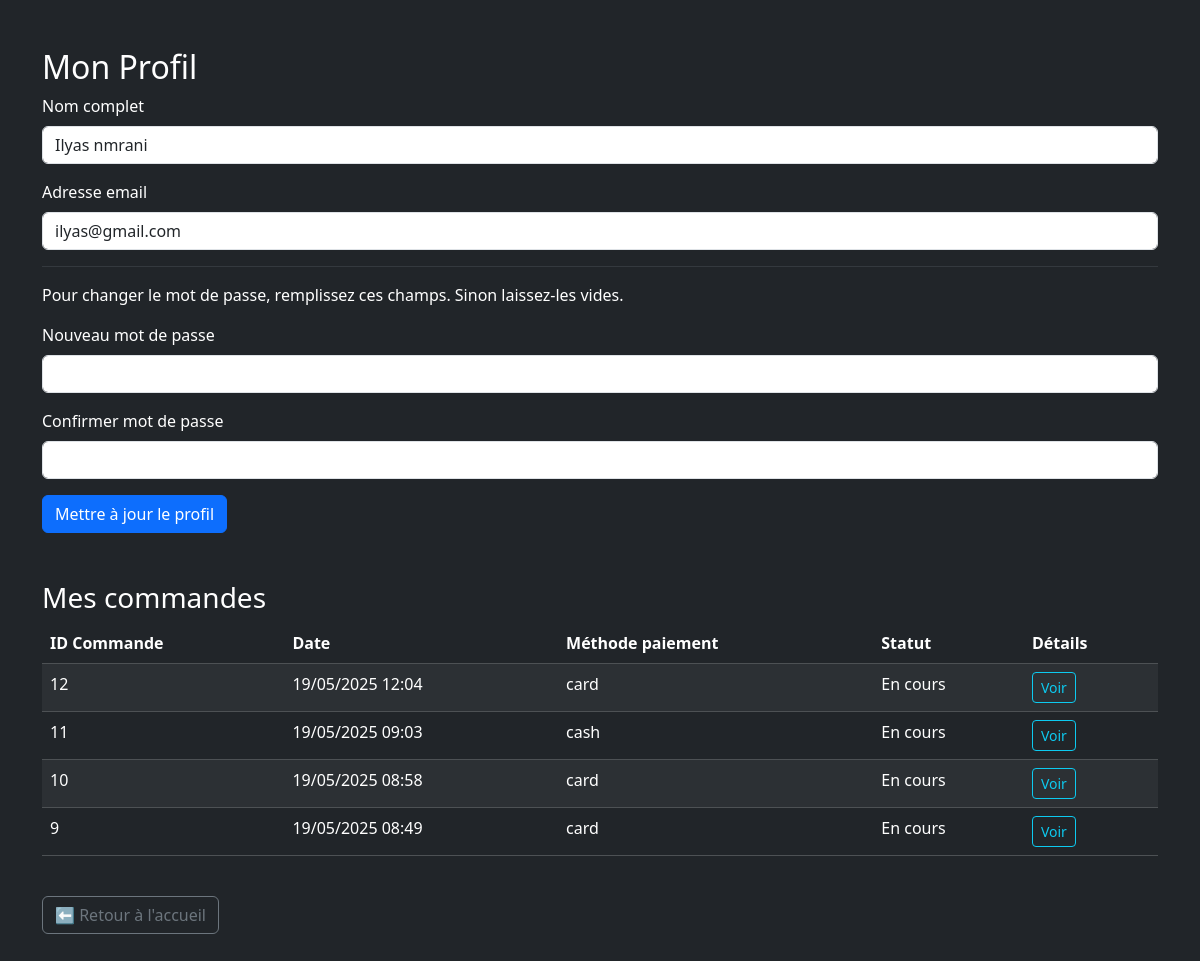
Before: /profil.php (signed in) with the older database file.
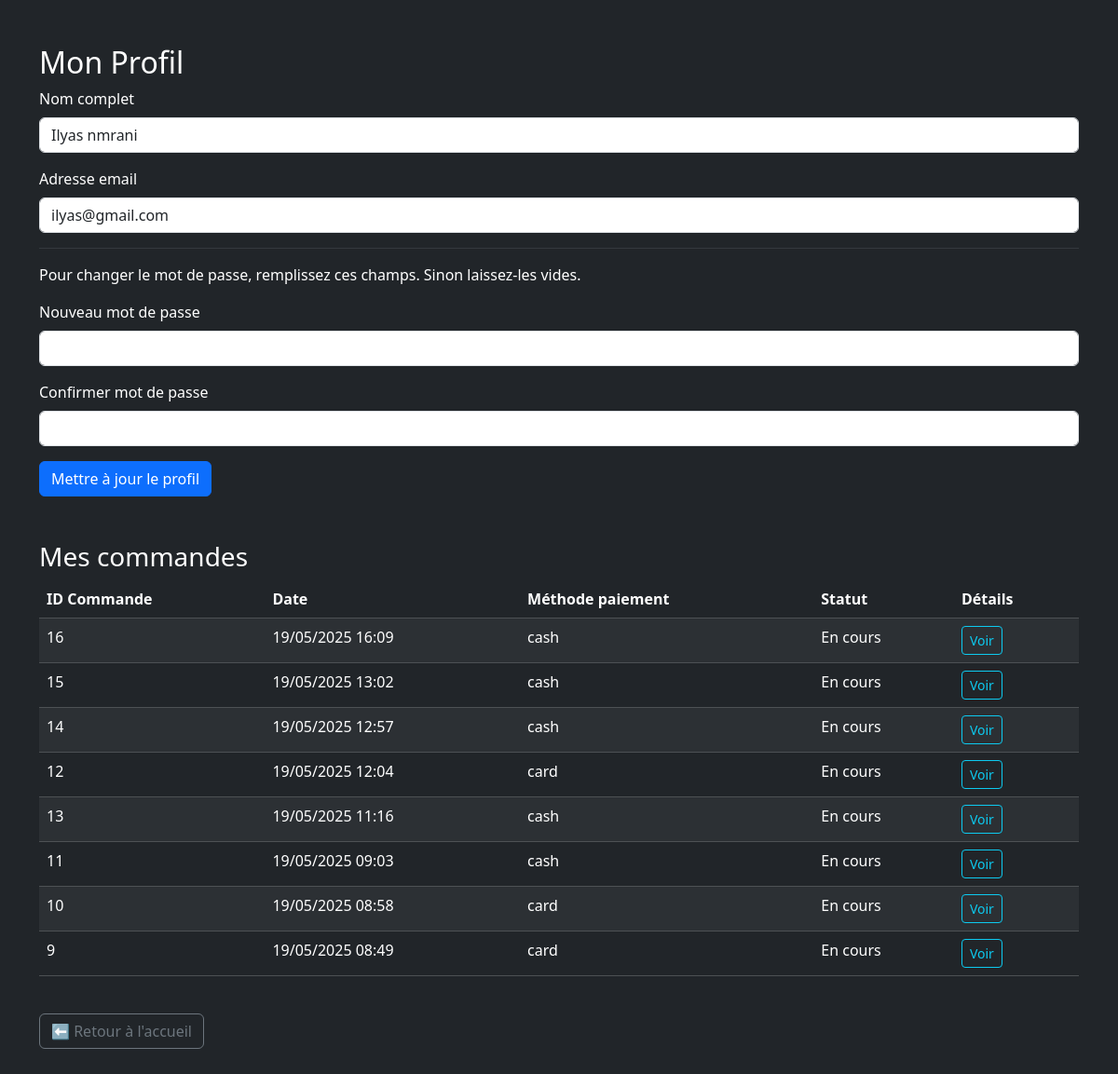
After: the same page with the newer database file.
### tables this page shows
CREATE TABLE `orders` (
  `id` int(11) NOT NULL,
  `user_id` int(11) NOT NULL,
  `payment_method` varchar(20) DEFAULT NULL,
  `created_at` datetime DEFAULT NULL
);

### profil.php (the view, shortened to what this page needs)
<?php
require_once 'Model/database.php';
$userId = $_SESSION['user']['id'];
$pdo = $pdo ?? null;
$stmt = $pdo->prepare("SELECT id, fullName, email FROM user WHERE id = ?");
$stmt->execute([$userId]);
$user = $stmt->fetch(PDO::FETCH_ASSOC);
$ordersStmt = $pdo->prepare("SELECT * FROM orders WHERE user_id = ? ORDER BY created_at DESC");
$ordersStmt->execute([$userId]);
$orders = $ordersStmt->fetchAll(PDO::FETCH_ASSOC);
?>
<!DOCTYPE html>
<html lang="fr">
<head>
    <link href="https://cdn.jsdelivr.net/npm/bootstrap@5.3.2/dist/css/bootstrap.min.css" rel="stylesheet" />
</head>
<body class="bg-dark text-white">
    <div class="container py-5">
        <h2>Mon Profil</h2>
        <form method="POST" class="mb-5">
            <div class="mb-3">
                <label for="name" class="form-label">Nom complet</label>
                <input type="text" name="name" id="name" value="<?= htmlspecialchars($user['fullName']) ?>" class="form-control" required />
            </div>
            <div class="mb-3">
                <label for="email" class="form-label">Adresse email</label>
                <input type="email" name="email" id="email" value="<?= htmlspecialchars($user['email']) ?>" class="form-control" required />
            </div>
            <hr class="border-secondary" />
            <p>Pour changer le mot de passe, remplissez ces champs. Sinon laissez-les vides.</p>
            <div class="mb-3">
                <label for="password" class="form-label">Nouveau mot de passe</label>
                <input type="password" name="password" id="password" class="form-control" minlength="6" />
            </div>
            <div class="mb-3">
                <label for="password_confirm" class="form-label">Confirmer mot de passe</label>
                <input type="password" name="password_confirm" id="password_confirm" class="form-control" minlength="6" />
            </div>
            <button type="submit" class="btn btn-primary">Mettre à jour le profil</button>
        </form>
        <h3>Mes commandes</h3>
        <?php if (!$orders): ?>
            <p>Aucune commande trouvée.</p>
        <?php else: ?>
            <table class="table table-dark table-striped">
                <thead>
                    <tr>
                        <th>ID Commande</th>
                        <th>Date</th>
                        <th>Méthode paiement</th>
                        <th>Statut</th>
                        <th>Détails</th>
                    </tr>
                </thead>
                <tbody>
                    <?php foreach ($orders as $order): ?>
                        <tr>
                            <td><?= $order['id'] ?></td>
                            <td><?= date('d/m/Y H:i', strtotime($order['created_at'])) ?></td>
                            <td><?= htmlspecialchars($order['payment_method']) ?></td>
                            <td><?= htmlspecialchars($order['status'] ?? 'En cours') ?></td>
                            <td><a href="order_detail.php?id=<?= $order['id'] ?>" class="btn btn-sm btn-outline-info">Voir</a></td>
                        </tr>
                    <?php endforeach; ?>
                </tbody>
            </table>
        <?php endif; ?>
        <a href="index.php" class="btn btn-outline-secondary mt-4">⬅ Retour à l'accueil</a>
    </div>
</body>
</html>

Changed rows visible on the page:
added orders: id "16", created_at "19/05/2025 16:09", payment_method "cash", status "En cours"
added orders: id "15", created_at "19/05/2025 13:02", payment_method "cash", status "En cours"
added orders: id "14", created_at "19/05/2025 12:57", payment_method "cash", status "En cours"
added orders: id "13", created_at "19/05/2025 11:16", payment_method "cash", status "En cours"
